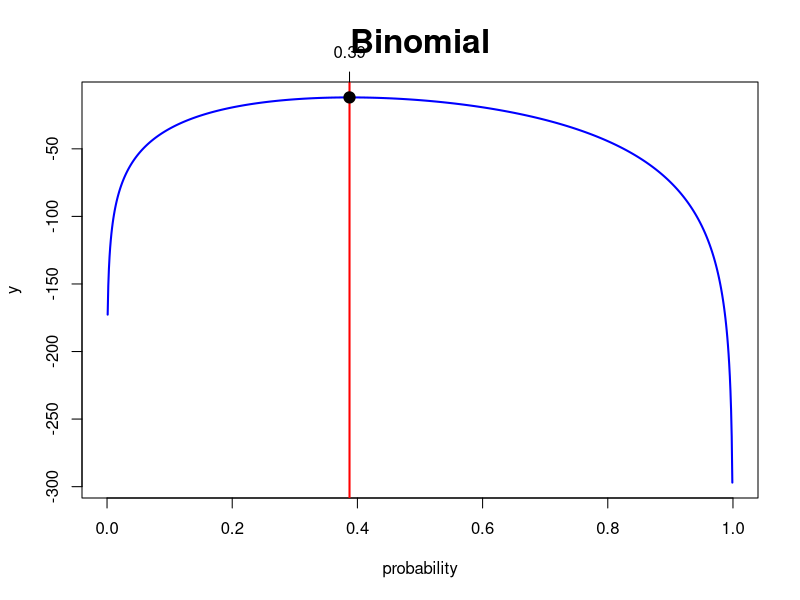
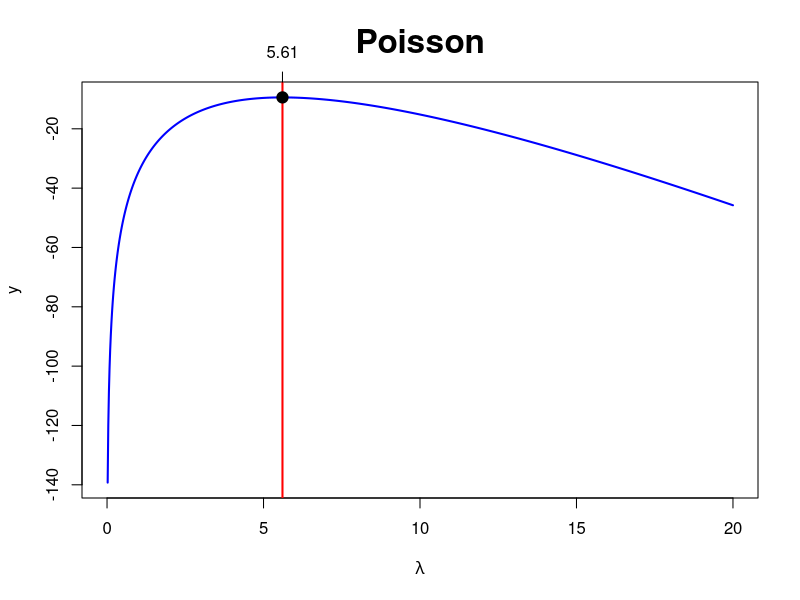
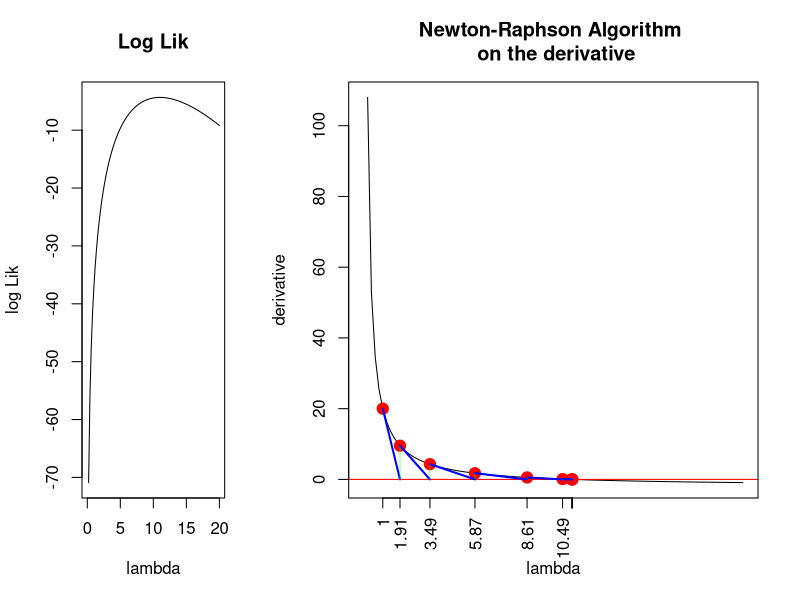
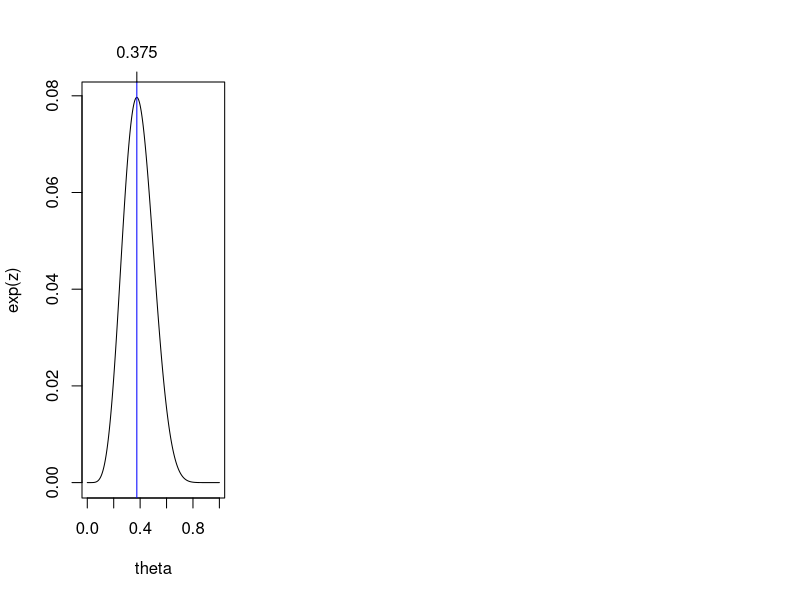

Write the R code that produced these figures, in order.
## ---- chunk 1
knitr::opts_chunk$set(echo = TRUE)
## ---- chunk 2
getwd()
## ---- chunk 3
mymaxlik=function(lfun,x,param,...){
# how many param values are there?
np=length(param)
# outer -- notice the order, x then param
# this produces a matrix -- try outer(1:4,5:10,function(x,y) paste(x,y,sep=" "))   to understand
z=outer(x,param,lfun)
# z is a matrix where each x,param is replaced with the function evaluated at those values
y=apply(z,2,sum)

# y is a vector made up of the column sums
# Each y is the log lik for a new parameter value
plot(param,y,col="Blue",type="l",lwd=2,...)
# which gives the index for the value of y == max.
# there could be a max between two values of the parameter, therefore 2 indices
# the first max will take the larger indice
i=max(which(y==max(y)))
abline(v=param[i],lwd=2,col="Red")

# plots a nice point where the max lik is
points(param[i],y[i],pch=19,cex=1.5,col="Black")
axis(3,param[i],round(param[i],2))
#check slopes. If it is a max the slope shoud change sign from + to 
# We should get three + and two -vs
ifelse(i-3>=1 & i+2<=np, slope<-(y[(i-2):(i+2)]-y[(i-3):(i+1)])/(param[(i-2):(i+2)]-param[(i-3):(i+1)]),slope<-"NA")
return(list(i=i,parami=param[i],yi=y[i],slope=slope))
}
logbin=function(x,param) log(dbinom(x,prob=param,size=10))
mymaxlik(x=c(3,3,4,3,4,5,5,4), param=seq(0,1, length=1000), lfun="logbin", xlab="probability",main="Binomial",cex.main=2)
## ---- chunk 4
logpoiss=function(x,param) log(dpois(x,lambda=param)) 
mymaxlik(x=c(4,6,7,6,5),param=seq(0,20,length=1000),lfun=logpoiss,xlab=expression(lambda),main="Poisson",cex.main=2)
## ---- chunk 5
myNRML=function(x0,delta=0.001,llik,xrange,parameter="param"){
f=function(x) (llik(x+delta)-llik(x))/delta
fdash=function(x) (f(x+delta)-f(x))/delta
d=1000
i=0
x=c()
y=c()
x[1]=x0
y[1]=f(x[1])
while(d > delta & i<100){
i=i+1
x[i+1]=x[i]-f(x[i])/fdash(x[i])
y[i+1]=f(x[i+1])
d=abs(y[i+1])
}
layout(matrix(1:2,nr=1,nc=2,byrow=TRUE),width=c(1,2))
curve(llik(x), xlim=xrange,xlab=parameter,ylab="log Lik",main="Log Lik")
curve(f(x),xlim=xrange,xaxt="n", xlab=parameter,ylab="derivative",main=  "Newton-Raphson Algorithm \n on the derivative")
points(x,y,col="Red",pch=19,cex=1.5)
axis(1,x,round(x,2),las=2)
abline(h=0,col="Red")

segments(x[1:(i-1)],y[1:(i-1)],x[2:i],rep(0,i-1),col="Blue",lwd=2)
segments(x[2:i],rep(0,i-1),x[2:i],y[2:i],lwd=0.5,col="Green")

list(x=x,y=y)
}
## ---- chunk 6
x <- c(4,6,7,6,5)

myNRML(x0=1,delta=0.000001,llik=function(x) log(dpois(12,x)*dpois(10,x)),xrange=c(0,20),parameter="lambda" )
## ---- chunk 7
logbin2=function(theta){log(dbinom(2,prob=theta,size=6)) + log(dbinom(4,prob=theta,size=10))}

mymaxlikg=function(lfun="logbin2",theta) { # default log lik is a combination bin
nth=length(theta)  # nu. of valuse used in theta
thmat=matrix(theta,nr=nth,nc=1,byrow=TRUE) # Matrix of theta
z=apply(thmat,1,lfun) # z holds the log lik values
zmax=max(which(z==max(z)))  # finding the INDEX of the max lik
plot(theta,exp(z),type="l") # plot of lik
abline(v=theta[zmax],col="Blue")   #  verical line through max
axis(3,theta[zmax],round(theta[zmax],4))  # one tick on the third axis 
theta[zmax]   # theta corresponding to max lik
}
## ---- chunk 8
mymaxlikg(theta=seq(0,1,length=10000))
